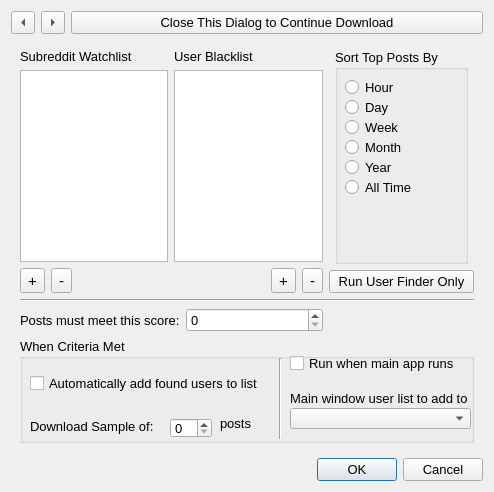
<?xml version="1.0" encoding="UTF-8"?>
<ui version="4.0">
 <class>user_finder_widget</class>
 <widget class="QWidget" name="user_finder_widget">
  <property name="geometry">
   <rect>
    <x>0</x>
    <y>0</y>
    <width>494</width>
    <height>492</height>
   </rect>
  </property>
  <property name="minimumSize">
   <size>
    <width>494</width>
    <height>492</height>
   </size>
  </property>
  <property name="font">
   <font>
    <pointsize>10</pointsize>
   </font>
  </property>
  <property name="windowTitle">
   <string>User Finder</string>
  </property>
  <property name="windowIcon">
   <iconset>
    <normaloff>Images/magnifying_glass.png</normaloff>Images/magnifying_glass.png</iconset>
  </property>
  <layout class="QGridLayout" name="gridLayout">
   <item row="0" column="0">
    <widget class="QToolButton" name="page_change_left_button">
     <property name="text">
      <string/>
     </property>
     <property name="arrowType">
      <enum>Qt::LeftArrow</enum>
     </property>
    </widget>
   </item>
   <item row="0" column="2">
    <widget class="QPushButton" name="close_dialog_button">
     <property name="toolTip">
      <string>Add any of the found users to the main window list or make any other changes you would like and then close this dialog to proceed with the download</string>
     </property>
     <property name="text">
      <string>Close This Dialog to Continue Download</string>
     </property>
    </widget>
   </item>
   <item row="2" column="0" colspan="3">
    <widget class="QStackedWidget" name="stacked_widget">
     <property name="currentIndex">
      <number>0</number>
     </property>
     <widget class="QWidget" name="page">
      <layout class="QGridLayout" name="gridLayout_7">
       <item row="0" column="0" rowspan="3" colspan="2">
        <layout class="QGridLayout" name="gridLayout_2">
         <item row="0" column="0">
          <widget class="QLabel" name="label_7">
           <property name="text">
            <string>Subreddit Watchlist</string>
           </property>
          </widget>
         </item>
         <item row="0" column="1">
          <widget class="QLabel" name="label_8">
           <property name="text">
            <string>User Blacklist</string>
           </property>
          </widget>
         </item>
         <item row="2" column="0">
          <layout class="QHBoxLayout" name="horizontalLayout">
           <item>
            <widget class="QToolButton" name="watchlist_add_subreddit_button_2">
             <property name="font">
              <font>
               <pointsize>11</pointsize>
              </font>
             </property>
             <property name="text">
              <string>+</string>
             </property>
            </widget>
           </item>
           <item>
            <widget class="QToolButton" name="watchlist_remove_subreddit_button_2">
             <property name="font">
              <font>
               <pointsize>11</pointsize>
              </font>
             </property>
             <property name="text">
              <string>-</string>
             </property>
            </widget>
           </item>
           <item>
            <spacer name="horizontalSpacer">
             <property name="orientation">
              <enum>Qt::Horizontal</enum>
             </property>
             <property name="sizeHint" stdset="0">
              <size>
               <width>40</width>
               <height>20</height>
              </size>
             </property>
            </spacer>
           </item>
          </layout>
         </item>
         <item row="2" column="1">
          <layout class="QHBoxLayout" name="horizontalLayout_2">
           <item>
            <spacer name="horizontalSpacer_2">
             <property name="orientation">
              <enum>Qt::Horizontal</enum>
             </property>
             <property name="sizeHint" stdset="0">
              <size>
               <width>40</width>
               <height>20</height>
              </size>
             </property>
            </spacer>
           </item>
           <item>
            <widget class="QToolButton" name="blacklist_user_add_button_2">
             <property name="font">
              <font>
               <pointsize>11</pointsize>
              </font>
             </property>
             <property name="text">
              <string>+</string>
             </property>
            </widget>
           </item>
           <item>
            <widget class="QToolButton" name="blacklist_user_remove_button_2">
             <property name="font">
              <font>
               <pointsize>11</pointsize>
              </font>
             </property>
             <property name="text">
              <string>-</string>
             </property>
            </widget>
           </item>
          </layout>
         </item>
         <item row="1" column="0">
          <widget class="QListWidget" name="sub_watchlist_listview">
           <property name="font">
            <font>
             <pointsize>9</pointsize>
            </font>
           </property>
          </widget>
         </item>
         <item row="1" column="1">
          <widget class="QListWidget" name="blacklist_users_listview"/>
         </item>
        </layout>
       </item>
       <item row="2" column="2" colspan="3">
        <widget class="QPushButton" name="run_finder_button_2">
         <property name="font">
          <font>
           <pointsize>10</pointsize>
          </font>
         </property>
         <property name="text">
          <string>Run User Finder Only</string>
         </property>
        </widget>
       </item>
       <item row="3" column="0" colspan="5">
        <widget class="Line" name="line_3">
         <property name="orientation">
          <enum>Qt::Horizontal</enum>
         </property>
        </widget>
       </item>
       <item row="5" column="0" colspan="5">
        <widget class="QGroupBox" name="groupBox_6">
         <property name="maximumSize">
          <size>
           <width>16777215</width>
           <height>115</height>
          </size>
         </property>
         <property name="title">
          <string>When Criteria Met</string>
         </property>
         <widget class="QCheckBox" name="automatically_add_user_checkbox">
          <property name="geometry">
           <rect>
            <x>10</x>
            <y>30</y>
            <width>231</width>
            <height>31</height>
           </rect>
          </property>
          <property name="font">
           <font>
            <pointsize>10</pointsize>
           </font>
          </property>
          <property name="text">
           <string>Automatically add found users to list</string>
          </property>
         </widget>
         <widget class="QSpinBox" name="watchlist_download_sample_spinbox_2">
          <property name="geometry">
           <rect>
            <x>150</x>
            <y>80</y>
            <width>42</width>
            <height>20</height>
           </rect>
          </property>
         </widget>
         <widget class="QLabel" name="label_9">
          <property name="geometry">
           <rect>
            <x>200</x>
            <y>70</y>
            <width>47</width>
            <height>31</height>
           </rect>
          </property>
          <property name="text">
           <string>posts</string>
          </property>
         </widget>
         <widget class="Line" name="line_4">
          <property name="geometry">
           <rect>
            <x>250</x>
            <y>20</y>
            <width>20</width>
            <height>81</height>
           </rect>
          </property>
          <property name="orientation">
           <enum>Qt::Vertical</enum>
          </property>
         </widget>
         <widget class="QCheckBox" name="watchlist_when_run_checkbox_2">
          <property name="geometry">
           <rect>
            <x>270</x>
            <y>10</y>
            <width>211</width>
            <height>31</height>
           </rect>
          </property>
          <property name="font">
           <font>
            <pointsize>10</pointsize>
           </font>
          </property>
          <property name="toolTip">
           <string>&lt;html&gt;&lt;head/&gt;&lt;body&gt;&lt;p&gt;&lt;span style=&quot; font-size:10pt;&quot;&gt;If this is checked, this portion of the program will run when whenever the main program is run&lt;/span&gt;&lt;/p&gt;&lt;/body&gt;&lt;/html&gt;</string>
          </property>
          <property name="text">
           <string>Run when main app runs</string>
          </property>
         </widget>
         <widget class="QComboBox" name="watchlist_add_to_list_combo_2">
          <property name="geometry">
           <rect>
            <x>270</x>
            <y>70</y>
            <width>181</width>
            <height>21</height>
           </rect>
          </property>
         </widget>
         <widget class="QLabel" name="label_10">
          <property name="geometry">
           <rect>
            <x>270</x>
            <y>50</y>
            <width>211</width>
            <height>20</height>
           </rect>
          </property>
          <property name="text">
           <string>Main window user list to add to</string>
          </property>
         </widget>
         <widget class="QLabel" name="label">
          <property name="geometry">
           <rect>
            <x>10</x>
            <y>80</y>
            <width>131</width>
            <height>16</height>
           </rect>
          </property>
          <property name="text">
           <string>Download Sample of:</string>
          </property>
         </widget>
        </widget>
       </item>
       <item row="4" column="1">
        <widget class="QSpinBox" name="watchlist_score_spinbox_2">
         <property name="maximum">
          <number>1000000000</number>
         </property>
        </widget>
       </item>
       <item row="0" column="3" rowspan="2">
        <widget class="QGroupBox" name="top_sort_groupbox">
         <property name="title">
          <string>Sort Top Posts By</string>
         </property>
         <widget class="QRadioButton" name="sub_sort_day_radio">
          <property name="geometry">
           <rect>
            <x>10</x>
            <y>50</y>
            <width>131</width>
            <height>17</height>
           </rect>
          </property>
          <property name="text">
           <string>Day</string>
          </property>
         </widget>
         <widget class="QRadioButton" name="sub_sort_week_radio">
          <property name="geometry">
           <rect>
            <x>10</x>
            <y>70</y>
            <width>151</width>
            <height>17</height>
           </rect>
          </property>
          <property name="text">
           <string>Week</string>
          </property>
         </widget>
         <widget class="QRadioButton" name="sub_sort_month_radio">
          <property name="geometry">
           <rect>
            <x>10</x>
            <y>90</y>
            <width>82</width>
            <height>17</height>
           </rect>
          </property>
          <property name="text">
           <string>Month</string>
          </property>
         </widget>
         <widget class="QRadioButton" name="sub_sort_year_radio">
          <property name="geometry">
           <rect>
            <x>10</x>
            <y>110</y>
            <width>82</width>
            <height>17</height>
           </rect>
          </property>
          <property name="text">
           <string>Year</string>
          </property>
         </widget>
         <widget class="QRadioButton" name="sub_sort_all_raido">
          <property name="geometry">
           <rect>
            <x>10</x>
            <y>130</y>
            <width>82</width>
            <height>17</height>
           </rect>
          </property>
          <property name="text">
           <string>All Time</string>
          </property>
         </widget>
         <widget class="QRadioButton" name="sub_sort_hour_radio">
          <property name="geometry">
           <rect>
            <x>10</x>
            <y>30</y>
            <width>82</width>
            <height>17</height>
           </rect>
          </property>
          <property name="text">
           <string>Hour</string>
          </property>
         </widget>
        </widget>
       </item>
       <item row="4" column="0">
        <widget class="QLabel" name="label_2">
         <property name="text">
          <string>Posts must meet this score:</string>
         </property>
        </widget>
       </item>
      </layout>
     </widget>
     <widget class="QWidget" name="page_2">
      <layout class="QGridLayout" name="gridLayout_10">
       <item row="0" column="0">
        <layout class="QGridLayout" name="gridLayout_8">
         <item row="2" column="0">
          <widget class="QListWidget" name="found_user_list">
           <property name="sizePolicy">
            <sizepolicy hsizetype="Maximum" vsizetype="Expanding">
             <horstretch>0</horstretch>
             <verstretch>0</verstretch>
            </sizepolicy>
           </property>
           <property name="maximumSize">
            <size>
             <width>119</width>
             <height>16777215</height>
            </size>
           </property>
          </widget>
         </item>
         <item row="0" column="0">
          <widget class="QPushButton" name="add_selected_button">
           <property name="toolTip">
            <string>Adds the selected users to the main window list defined on page one (the users will be removed from the list)</string>
           </property>
           <property name="text">
            <string>Add Selected</string>
           </property>
          </widget>
         </item>
        </layout>
       </item>
       <item row="0" column="1">
        <layout class="QGridLayout" name="gridLayout_9">
         <item row="0" column="0">
          <widget class="QListWidget" name="content_display_list">
           <property name="resizeMode">
            <enum>QListView::Adjust</enum>
           </property>
           <property name="viewMode">
            <enum>QListView::IconMode</enum>
           </property>
           <property name="wordWrap">
            <bool>true</bool>
           </property>
          </widget>
         </item>
        </layout>
       </item>
      </layout>
     </widget>
     <widget class="QWidget" name="page_3">
      <layout class="QGridLayout" name="gridLayout_4">
       <item row="0" column="0">
        <layout class="QGridLayout" name="gridLayout_3">
         <item row="0" column="0">
          <widget class="QProgressBar" name="progress_bar">
           <property name="value">
            <number>0</number>
           </property>
          </widget>
         </item>
         <item row="2" column="0">
          <widget class="QTextBrowser" name="found_user_output"/>
         </item>
         <item row="1" column="0">
          <widget class="QLabel" name="found_users_label">
           <property name="text">
            <string>TextLabel</string>
           </property>
          </widget>
         </item>
        </layout>
       </item>
      </layout>
     </widget>
    </widget>
   </item>
   <item row="0" column="1">
    <widget class="QToolButton" name="page_change_right_button">
     <property name="text">
      <string/>
     </property>
     <property name="iconSize">
      <size>
       <width>16</width>
       <height>16</height>
      </size>
     </property>
     <property name="arrowType">
      <enum>Qt::RightArrow</enum>
     </property>
    </widget>
   </item>
   <item row="3" column="2">
    <widget class="QDialogButtonBox" name="button_box">
     <property name="standardButtons">
      <set>QDialogButtonBox::Cancel|QDialogButtonBox::Ok</set>
     </property>
    </widget>
   </item>
  </layout>
 </widget>
 <resources/>
 <connections/>
</ui>
